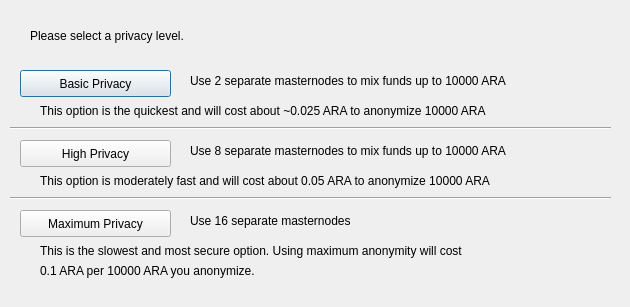
<?xml version="1.0" encoding="UTF-8"?>
<ui version="4.0">
 <class>ObfuscationConfig</class>
 <widget class="QDialog" name="ObfuscationConfig">
  <property name="geometry">
   <rect>
    <x>0</x>
    <y>0</y>
    <width>630</width>
    <height>307</height>
   </rect>
  </property>
  <property name="windowTitle">
   <string>Configure Obfuscation</string>
  </property>
  <widget class="QPushButton" name="buttonBasic">
   <property name="geometry">
    <rect>
     <x>20</x>
     <y>70</y>
     <width>151</width>
     <height>27</height>
    </rect>
   </property>
   <property name="text">
    <string>Basic Privacy</string>
   </property>
  </widget>
  <widget class="QPushButton" name="buttonHigh">
   <property name="geometry">
    <rect>
     <x>20</x>
     <y>140</y>
     <width>151</width>
     <height>27</height>
    </rect>
   </property>
   <property name="text">
    <string>High Privacy</string>
   </property>
  </widget>
  <widget class="QPushButton" name="buttonMax">
   <property name="geometry">
    <rect>
     <x>20</x>
     <y>210</y>
     <width>151</width>
     <height>27</height>
    </rect>
   </property>
   <property name="text">
    <string>Maximum Privacy</string>
   </property>
  </widget>
  <widget class="QLabel" name="label">
   <property name="geometry">
    <rect>
     <x>30</x>
     <y>20</y>
     <width>571</width>
     <height>31</height>
    </rect>
   </property>
   <property name="text">
    <string>Please select a privacy level.</string>
   </property>
  </widget>
  <widget class="QLabel" name="label_2">
   <property name="geometry">
    <rect>
     <x>190</x>
     <y>70</y>
     <width>421</width>
     <height>21</height>
    </rect>
   </property>
   <property name="text">
    <string>Use 2 separate masternodes to mix funds up to 10000 ARA</string>
   </property>
  </widget>
  <widget class="QLabel" name="label_3">
   <property name="geometry">
    <rect>
     <x>190</x>
     <y>140</y>
     <width>411</width>
     <height>21</height>
    </rect>
   </property>
   <property name="text">
    <string>Use 8 separate masternodes to mix funds up to 10000 ARA</string>
   </property>
  </widget>
  <widget class="QLabel" name="label_4">
   <property name="geometry">
    <rect>
     <x>190</x>
     <y>210</y>
     <width>421</width>
     <height>21</height>
    </rect>
   </property>
   <property name="text">
    <string>Use 16 separate masternodes</string>
   </property>
  </widget>
  <widget class="QLabel" name="label_6">
   <property name="geometry">
    <rect>
     <x>40</x>
     <y>100</y>
     <width>561</width>
     <height>21</height>
    </rect>
   </property>
   <property name="text">
    <string>This option is the quickest and will cost about ~0.025 ARA to anonymize 10000 ARA</string>
   </property>
  </widget>
  <widget class="QLabel" name="label_7">
   <property name="geometry">
    <rect>
     <x>40</x>
     <y>170</y>
     <width>561</width>
     <height>21</height>
    </rect>
   </property>
   <property name="text">
    <string>This option is moderately fast and will cost about 0.05 ARA to anonymize 10000 ARA</string>
   </property>
  </widget>
  <widget class="QLabel" name="label_8">
   <property name="geometry">
    <rect>
     <x>40</x>
     <y>240</y>
     <width>561</width>
     <height>21</height>
    </rect>
   </property>
   <property name="text">
    <string>This is the slowest and most secure option. Using maximum anonymity will cost</string>
   </property>
  </widget>
  <widget class="QLabel" name="label_9">
   <property name="geometry">
    <rect>
     <x>40</x>
     <y>260</y>
     <width>561</width>
     <height>21</height>
    </rect>
   </property>
   <property name="text">
    <string>0.1 ARA per 10000 ARA you anonymize.</string>
   </property>
  </widget>
  <widget class="Line" name="line">
   <property name="geometry">
    <rect>
     <x>10</x>
     <y>120</y>
     <width>601</width>
     <height>16</height>
    </rect>
   </property>
   <property name="orientation">
    <enum>Qt::Horizontal</enum>
   </property>
  </widget>
  <widget class="Line" name="line_2">
   <property name="geometry">
    <rect>
     <x>10</x>
     <y>190</y>
     <width>601</width>
     <height>16</height>
    </rect>
   </property>
   <property name="orientation">
    <enum>Qt::Horizontal</enum>
   </property>
  </widget>
 </widget>
 <resources/>
 <connections/>
</ui>
